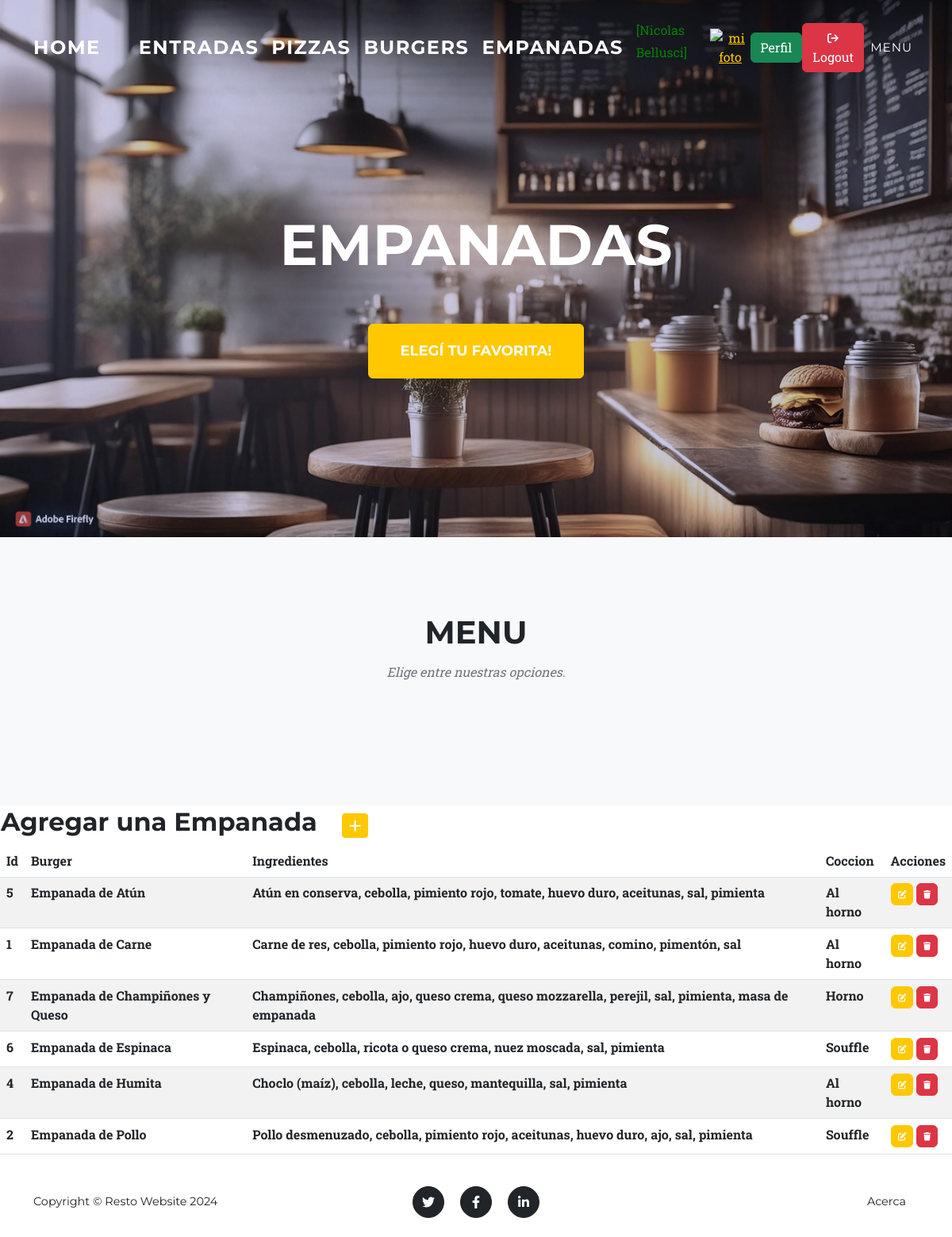
The page /Empanadas/ (signed in) on the database its author committed.
### menu/models.py (models this page shows, shortened)
class Empanadas(models.Model):
    nombre = models.CharField(max_length=50)
    ingredientes = models.CharField(max_length=100)
    coccion = models.CharField(max_length=50)
    class Meta:
        ordering = ["nombre"]
        verbose_name = "Empanada"
        verbose_name_plural = "Empanadas"

### menu/views.py (the view)
# urls.py: path('Empanadas/', empanadas, name="Empanadas"),
@login_required
def empanadas(request):
    contexto = {"Empanadas": Empanadas.objects.all()}
    return render(request, "menu/Empanadas.html", contexto)

### menu/templates/menu/Empanadas.html (shortened to what this page needs)
{% extends 'menu/index.html' %}
{% block titulo %}
<div class="masthead-heading text-uppercase">Empanadas</div>
<a class="btn btn-primary btn-xl text-uppercase" href="#portfolio">Elegí tu favorita!</a>
{% endblock titulo %}
{% block contenido %}
<table>
    <tr>
        <td width="430"><h2>Agregar una Empanada</h2></td>
        <td>
            <a
            href="{% url 'EmpanadasForm'%}"
            class="btn btn-primary btn-sm"
            ><i class="fa fa-plus fa-lg" title="Crear"> </i>
            </a>
        </td>
    </tr>
</table>
<table class="table table-striped">
    <thead>
        <tr>
            <th>Id</th>
            <th>Burger</th>
            <th>Ingredientes</th>
            <th>Coccion</th>
            <th>Acciones</th>
    </thead>
    <tbody>
    {% for ep in Empanadas %}
        <tr>
            <th>{{ep.id}}</th>
            <th>{{ep.nombre}}</th>
            <th>{{ep.ingredientes}}</th>
            <th>{{ep.coccion}}</th>
            <td>
                <a
                  href="{% url 'EmpanadasUpdate' ep.id %}"
                  class="btn btn-primary"
                  style="--bs-btn-padding-y: .25rem; --bs-btn-padding-x: .5rem; --bs-btn-font-size: .75rem;"
                  ><i class="fa fa-edit fa-sm" title="Edit Record"></i>
                </a>
                <a
                  href="{% url 'EmpanadasDelete' ep.id %}"
                  class="btn btn-danger"
                  style="--bs-btn-padding-y: .25rem; --bs-btn-padding-x: .5rem; --bs-btn-font-size: .75rem;"
                  ><i class="fa fa-trash fa-sm" title="Delete Record"></i>
                </a>
            </td>
        </tr>
    {% endfor %}
    </tbody>
</table>
{% endblock contenido %}

### menu/templates/menu/index.html (shortened to what this page needs)
<!DOCTYPE html>
<html lang="en">
    <head>
        {% load static %}
        <link href="{% static 'css/styles.css' %}" rel="stylesheet" />
        <link rel="stylesheet" href="https://cdnjs.cloudflare.com/ajax/libs/font-awesome/6.4.0/css/all.min.css">
    </head>
    <body id="page-top">
        <nav class="navbar navbar-expand-lg navbar-dark fixed-top" id="mainNav">
            <div class="container">
                <a class="navbar-brand" href="{% url 'Home' %}">Home</a>
            {% if user.is_authenticated %}
                <a class="navbar-brand" href="{% url 'Entradas' %}">Entradas</a>
                <a class="navbar-brand" href="{% url 'Pizzas' %}">Pizzas</a>
                <a class="navbar-brand" href="{% url 'Burgers' %}">Burgers</a>
                <a class="navbar-brand" href="{% url 'Empanadas' %}">Empanadas</a>
                <p style="color:green"> [{{user.first_name}} {{user.last_name}}]</p>
                <div class="text-center">
                    <a href="{% url 'agregar_avatar' %}"><img src="{{request.session.avatar}}" height="40px" width="40px" alt="mi foto"></a>
                </div>
                <a class="btn btn-success" href="{% url 'perfil' %}">Perfil</a>
                <form action="{% url 'logout' %}" method="post">
                    <button class="btn btn-danger text-white" type="submit"><i class="fa-solid fa-arrow-right-from-bracket fa-sm" title="Logout"></i> Logout</button>
                </form>
            {% else %}
                <a class="btn btn-primary" href="{% url 'login' %}">Login</a>
                <a class="btn btn-success" href="{% url 'register' %}">Registrate</a>
            {% endif %}
                <div class="collapse navbar-collapse" id="navbarResponsive">
                    <ul class="navbar-nav text-uppercase ms-auto py-4 py-lg-0">
                        <li class="nav-item"><a class="nav-link" href="#portfolio">Menu</a></li>
                    </ul>
                </div>
            </div>
        </nav>
        <header class="masthead">
            <div class="container">
                {% block titulo %}{% endblock titulo %}
            </div>
        </header>
        <section class="page-section bg-light" id="portfolio">
            <div class="container">
                {% block titulo_menu %}
                <div class="text-center">
                    <h2 class="section-heading text-uppercase">Menu</h2>
                    <h3 class="section-subheading text-muted">Elige entre nuestras opciones.</h3>
                </div>
                {% endblock titulo_menu %}
                </div>
        </section>
{% block contenido %}
{% endblock contenido %}
        <footer class="footer py-4">
            <div class="container">
                <div class="row align-items-center">
                    <div class="col-lg-4 text-lg-start">Copyright &copy; Resto Website 2024</div>
                    <div class="col-lg-4 my-3 my-lg-0">
                        <a class="btn btn-dark btn-social mx-2" href="#!" aria-label="Twitter"><i class="fab fa-twitter"></i></a>
                        <a class="btn btn-dark btn-social mx-2" href="#!" aria-label="Facebook"><i class="fab fa-facebook-f"></i></a>
                        <a class="btn btn-dark btn-social mx-2" href="#!" aria-label="LinkedIn"><i class="fab fa-linkedin-in"></i></a>
                    </div>
                    <div class="col-lg-4 text-lg-end">
                        <a class="link-dark text-decoration-none me-3" href="{% url 'Acerca' %}">Acerca</a>
                    </div>
                </div>
            </div>
        </footer>
    </body>
</html>

### rows shown on the page
Empanadas: id "5", nombre "Empanada de Atún", ingredientes "Atún en conserva, cebolla, pimiento rojo, tomate, huevo duro, aceitunas, sal, pimienta", coccion "Al horno"
Empanadas: id "1", nombre "Empanada de Carne", ingredientes "Carne de res, cebolla, pimiento rojo, huevo duro, aceitunas, comino, pimentón, sal", coccion "Al horno"
Empanadas: id "7", nombre "Empanada de Champiñones y Queso", ingredientes "Champiñones, cebolla, ajo, queso crema, queso mozzarella, perejil, sal, pimienta, masa de empanada", coccion "Horno"
Empanadas: id "6", nombre "Empanada de Espinaca", ingredientes "Espinaca, cebolla, ricota o queso crema, nuez moscada, sal, pimienta", coccion "Souffle"
Empanadas: id "4", nombre "Empanada de Humita", ingredientes "Choclo (maíz), cebolla, leche, queso, mantequilla, sal, pimienta", coccion "Al horno"
Empanadas: id "2", nombre "Empanada de Pollo", ingredientes "Pollo desmenuzado, cebolla, pimiento rojo, aceitunas, huevo duro, ajo, sal, pimienta", coccion "Souffle"

### other values the page prints
{{ user.first_name }} "Nicolas"
{{ user.last_name }} "Bellusci"
